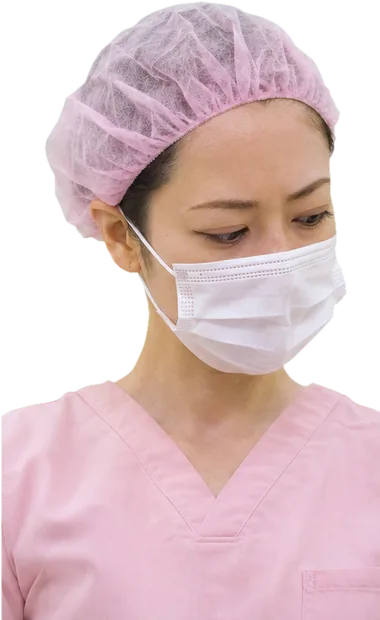
#> input picture img/assistant_away.webp, 380 x 620 px, given in place of dentist.png, which was not available; the run also reads 1 picture not shown here
$ python key.py
#> lines starting #> are read from the running program, lines starting #| are printed output that depends on the picture
# 緑背景を抜いて webp(透過) にし、3列のシートを1枚ずつに切る。python key.py（numpy と Pillow が要る）
import numpy as np, os, sys
from PIL import Image, ImageFilter
D=os.path.dirname(os.path.abspath(__file__)); OUT=D+'/../img/'
def key(src):
#> called with src = 'art/raw/dentist.png'
    im=Image.open(src).convert('RGB'); a=np.asarray(im).astype(np.float32)
#> after `im = Image.open(src).convert('RGB')`:
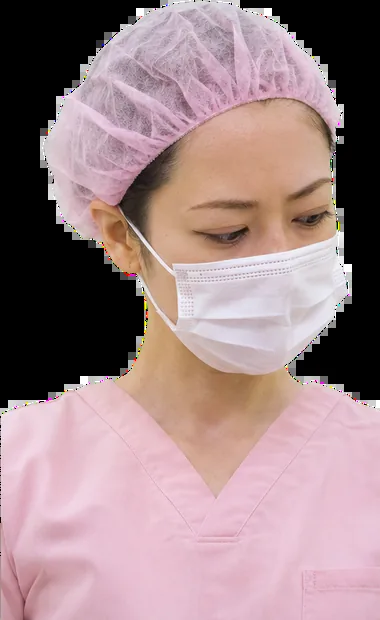
#> im: PIL image 380x620 RGB; mean R, G, B 158.4, 132.8, 135.1
    r,g,b=a[...,0],a[...,1],a[...,2]
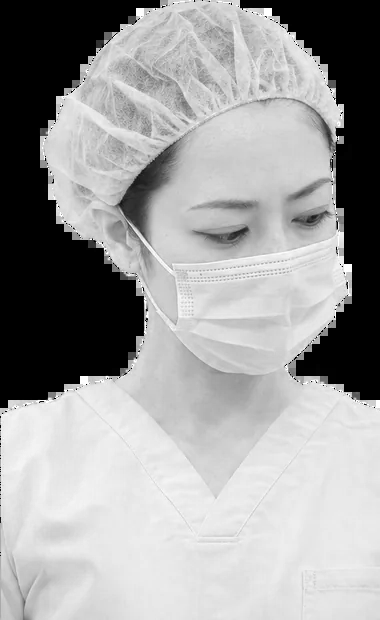
#> r: shape (620, 380) float32; min 0, max 255, mean 158.4
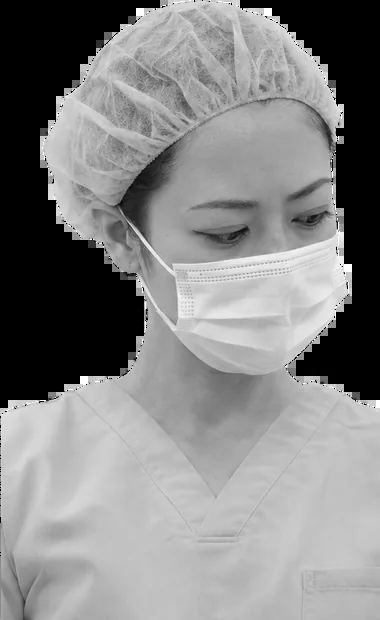
#> g: shape (620, 380) float32; min 0, max 255, mean 132.8
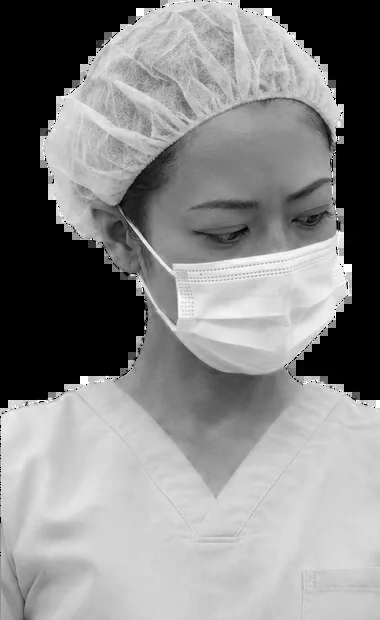
#> b: shape (620, 380) float32; min 0, max 255, mean 135.1
    k=g-np.maximum(r,b)
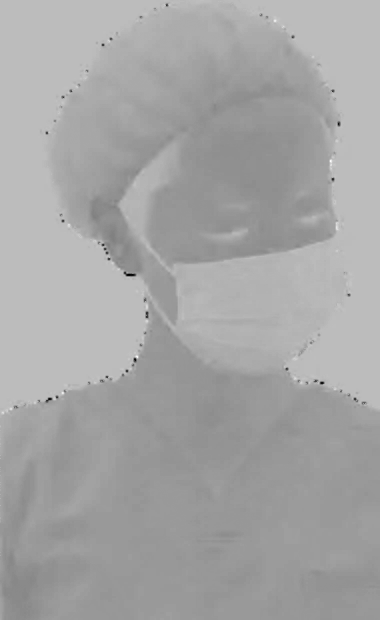
#> k: shape (620, 380) float32; min -211, max 74, mean -25.8; drawn with min black and max white
    al=1-np.clip((k-18)/(70-18),0,1)
    lim=np.maximum(r,b); g=np.where(g>lim, lim, g)   # 縁の緑かぶりを取る
    out=np.dstack([r,g,b,al*255]).clip(0,255).astype(np.uint8)
    o=Image.fromarray(out,'RGBA'); A=o.split()[3].filter(ImageFilter.MinFilter(3)).filter(ImageFilter.GaussianBlur(0.7)); o.putalpha(A)
#> after `A = o.split()[3].filter(ImageFilter.MinFilter(3)).filter(ImageFilter.G`:
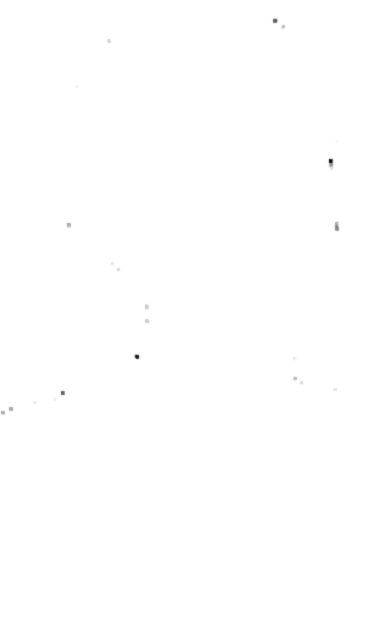
#> A: PIL image 380x620 L; min 9, max 255, mean 254.9
    return o
def cols(im, n=3):
#> called with n = 3
    A=np.asarray(im.split()[3]).astype(np.float32)/255; W=im.width; prof=A.mean(axis=0); cuts=[0]
#> after `W = im.width`: W = 380
#> after `prof = A.mean(axis=0)`: prof = 380 values, max 1 at index 15, min 0.991 at index 330, mean 1
    for i in range(1,n):
        c=int(W*i/n); lo,hi=c-90,c+90; cuts.append(lo+int(np.argmin(prof[lo:hi])))
#> after the loop, cuts = [0, 137, 330]
    cuts.append(W); return [im.crop((cuts[i],0,cuts[i+1],im.height)) for i in range(n)]
def save(im,name,maxw,maxh):
#> called with name = 'dentist_down', maxw = 460, maxh = 620
    bb=im.getbbox(); im=im.crop(bb); im.thumbnail((maxw,maxh),Image.LANCZOS)
#> after `bb = im.getbbox()`: bb = (0, 0, 137, 620)
#> after `im = im.crop(bb)`:
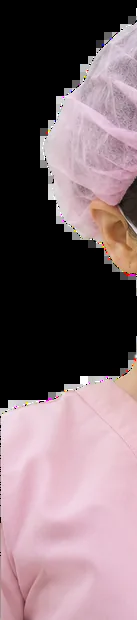
#> im: PIL image 137x620 RGBA; mean R, G, B, A 122.8, 103.1, 108.6, 254.9; transparent parts drawn white
    im.save(OUT+name+'.webp',quality=82,method=6); print(name,im.size,os.path.getsize(OUT+name+'.webp')//1024,'KB')
#| dentist_down (137, 620) 5 KB
if __name__=='__main__':
    for who in ['dentist','director']:
        for part,pose in zip(cols(key(D+f'/raw/{who}.png')),['down','look','away']): save(part,f'{who}_{pose}',460,620)
#> pass 2 of the loop `for who in ['dentist','director']:`:
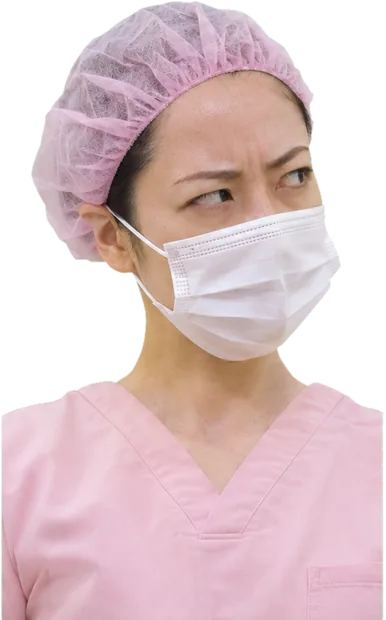
#> input picture img/assistant_glare.webp, 386 x 620 px, given in place of director.png, which was not available
#> a: shape (620, 386, 3) float32
#> r: shape (620, 386) float32
#> b: shape (620, 386) float32
#> k: shape (620, 386) float32
#> in key (call 2), `al=1-np.clip((k-18)/(70-18),0,1)`:
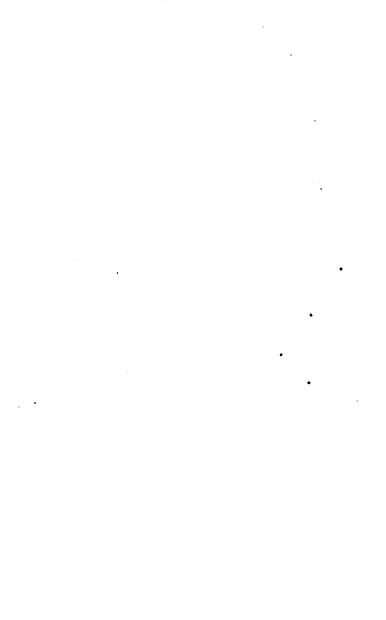
#> al: shape (620, 386) float32; min 0, max 1, mean 1
#> lim: shape (620, 386) float32
#> out: shape (620, 386, 4)
#> o: PIL image 386x620 RGBA
#| director_down (117, 620) 4 KB
    for part,pose in zip(cols(key(D+'/raw/assistant.png')),['look','glare','away']): save(part,f'assistant_{pose}',460,620)
#| assistant_look (117, 620) 4 KB
#> pass 2 of the loop `for part,pose in zip(cols(key(D+'/raw/assistant.png')),['look','glare'..`:
#> bb = (0, 0, 193, 620)
#> in save (call 8), `im = im.crop(bb)`:
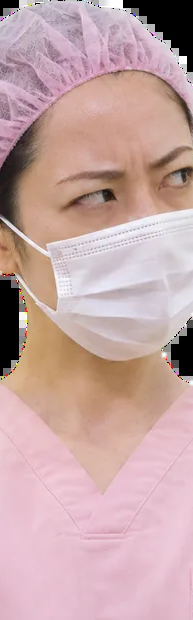
#> im: PIL image 193x620 RGBA; mean R, G, B, A 197.4, 165.9, 165.3, 254.9; transparent parts drawn white
#| assistant_glare (193, 620) 10 KB
    for part,st in zip(cols(key(D+'/raw/hand.png')),['rest','fist','up']): save(part,f'hand_{st}',360,560)
#> (the run stopped early here; a loop or call above may not have finished)
